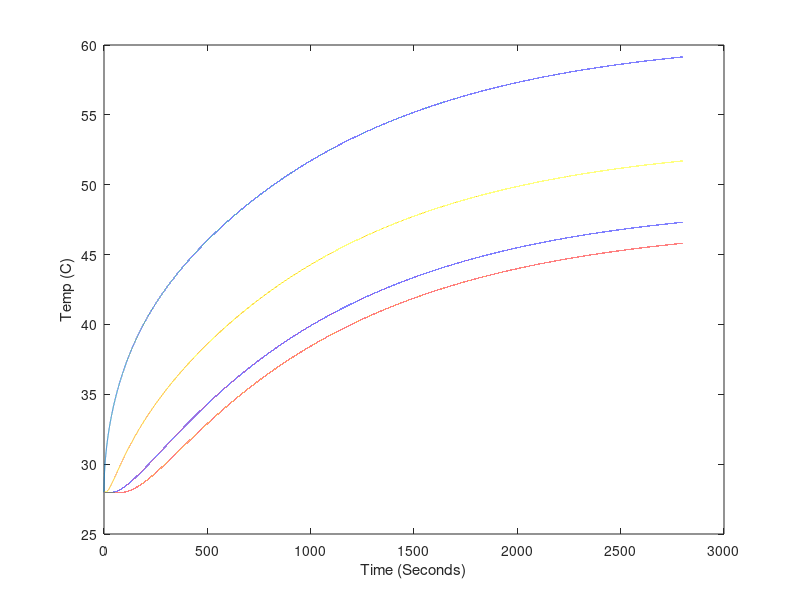

The MATLAB source for this figure: (Note: this script raises an error after producing the figure.)
%Number of steps
Nx = 140; %Number of steps in length
Nt = 100000; %Number of steps in time
t0 = 0; %Start time (s)
tf = 2800; %End time (s)
x0 = 0; %Start length (m)
xf = 0.3; %End length (m)

%Constants
kc = 12; %Convection coefficient of horizontal Al rod (W/(m^2K))
k = 190; %Constant of conductivity of Al (W/(mK))
a = 0.011; %Radius of the rod (m)
e = 0.21; %Emmisivity of sandblasted Al rod
SBc = 5.67e-8; %Stefan-Boltzmann constant (W/(m^2K^4))
Tamb = 273+27; %Ambient temperature (K)
Cp = 950; %Specific heat capacity of Al (J/(K kg))
rho = 2.7e3; %Density of Al (kg/m^3)

%Calculated numbers
dx = (xf - x0)/(Nx);
dt = (tf - t0)/(Nt);
dT_convec = @(Tx) (kc*2*(Tx-Tamb)*dt)/(Cp*rho*a); %Temperature change due to convection (K)
dT_rad = @(Tx) (e*SBc*2*(Tx.^4-Tamb^4)*dt)/(Cp*rho*a); %Temperature change due to radiation (K)
dT_convec_end = @(Tx) (kc*(Tx-Tamb)*dt)/(Cp*rho*dx);
dT_rad_end = @(Tx) (e*SBc*(Tx.^4-Tamb^4)*dt)/(Cp*rho*dx);
dT = @(P) (P * dt)/(Cp * pi*a^2*dx*rho); %Temperature change in chunk (K)

%==============
%= Simulation =
%==============

%Constants
Pinl = 7; %Power into the left side of the rod (W)

%Storage
T = zeros(Nx, Nt); %Array o temp over time, indices are (x,t)

%initial
T(:,1) = ones(Nx,1)*(273+28); %Set all temperatures to Tamb

for time = 1:Nt-1
    %power in to and conduction out of first slice
    T(1,time+1)=T(1,time)+dT(Pinl)+((k/(Cp*rho))*(T(2,time)-T(1,time))./dx^2)*dt;
    
    %temperature changes due to conduction along rod
    T(2:Nx-1,time+1)=T(2:Nx-1,time)+(k/(Cp*rho))*((T(3:Nx,time)-2*T(2:Nx-1,time)+T(1:Nx-2,time))./dx^2)*dt;
    T(Nx,time+1) = T(Nx,time)-((k/(Cp*rho))*(T(Nx,time)-T(Nx-1,time))./dx^2)*dt;
    
    %temperature changes due to loss in convection and radiation
    T(1:Nx,time+1)=T(1:Nx,time+1) - dT_convec(T(1:Nx,time+1)) - dT_rad(T(1:Nx,time+1));
    
    %convection and radiation at cold and hot end of rod
    T(Nx,time+1)=T(Nx,time+1) - dT_convec_end(T(Nx,time+1)) - dT_rad_end(T(Nx,time+1));
end


% Point trim for data (to allow for time it takes to heat power resistor)
notTrimmed = false; 
if notTrimmed
    l = length(T1);
    numTrim = 4;
    T1 = T1(numTrim:l);
    T2 = T2(numTrim:l);
    T3 = T3(numTrim:l);
    T4 = T4(numTrim:l);
    T5 = T5(numTrim:l);
    timeDATA = timeDATA(1:length(T1));
end

timeSim = linspace(0,tf,Nt);

% Plot of all points of rod simulation
% for position = 1:Nx
%     plot(timeSim,(T(position,:)-273));
%     hold on;
% end

plot(timeSim,(T(1,:)-273));
hold on;
plot(timeSim,(T(Nx,:)-273));
plot(timeSim,(T(floor(Nx/3),:)-273));
plot(timeSim,(T(floor(Nx*2/3),:)-273));

xlabel('Time (Seconds)');
ylabel('Temp (C)');

plot(timeDATA, T1, 'c', timeDATA, T2, 'y', timeDATA, T3, 'g', timeDATA, T4, 'r', timeDATA, T5, 'm')

% Calculate chai squared values
X1 = zeros(1,length(timeDATA));
X2 = zeros(1,length(timeDATA));
X3 = zeros(1,length(timeDATA));
X4 = zeros(1,length(timeDATA));
T = T-273;
for tindex = 1:length(timeDATA)
   % Getting correct indices
   tcur = timeDATA(tindex);
   tmp = abs(timeSim-tcur);
   [idx idx] = min(tmp); %index of closest value
   TData1 = T1(tindex);
   TSim1 = T(Nx,idx);
   X1(tindex) = (TData1-TSim1)^2;
   
   TData2 = T2(tindex);
   TSim2 = T(floor(Nx*2/3),idx);
   X2(tindex) = (TData2-TSim2)^2;
   
   TData3 = T3(tindex);
   TSim3 = T(floor(Nx/3),idx);
   X3(tindex) = (TData3-TSim3)^2;
   
   TData4 = T4(tindex);
   TSim4 = T(1,idx);
   X4(tindex) = (TData4-TSim4)^2;
end

Xsquare1 = sum(X1)/length(X1)
Xsquare2 = sum(X2)/length(X2)
Xsquare3 = sum(X3)/length(X3)
Xsquare4 = sum(X4)/length(X4)
XsquareTot = (Xsquare1^2 + Xsquare2^2 + Xsquare3^2 + Xsquare4^2)/4

hold off;